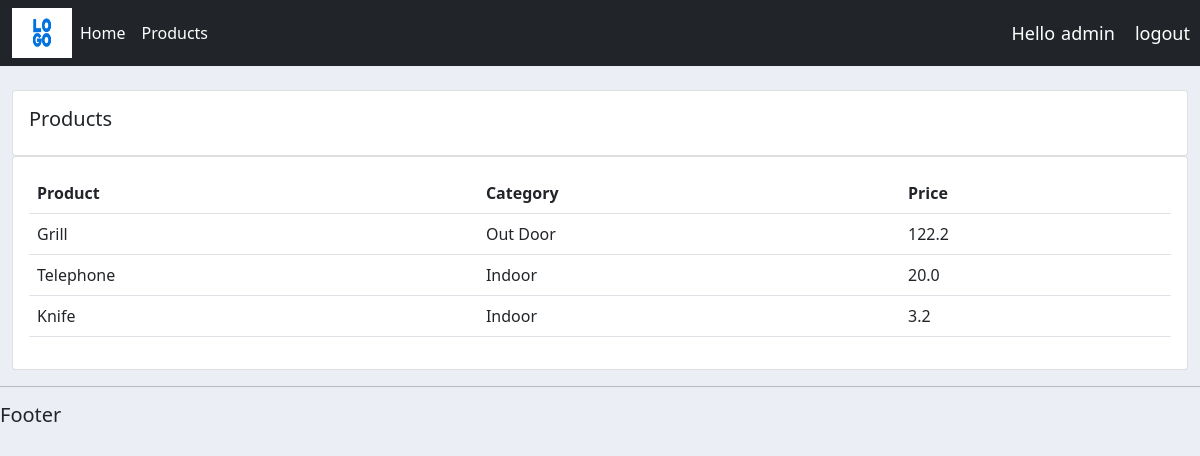
Screenshot of /products/ (signed in) with the database file from the repository.
### customers/models.py (models this page shows, shortened)
class Product(models.Model):
    CATEGORY = (
        ('Indoor', 'Indoor'),
        ('Out Door', 'Out Door')
    )
    name = models.CharField(max_length=250, null=True)
    price = models.FloatField(null=True)
    category = models.CharField(max_length=8, null=True, choices=CATEGORY)
    description = models.CharField(max_length=250, null=True, blank=True)
    date_crated = models.DateTimeField(auto_now_add=True)
    tag = models.ManyToManyField(Tag)

### customers/decorators.py (the view)
        def wrapper(request, *args, **kwargs):
            user_role = request.user.groups.all()[0].name
            role = user_role
            if role in allowed_user:
                return view(request, *args, **kwargs)
            else:
                return HttpResponse('You don`t have credentials to view this page')

### customers/views.py (called while the page is built)
@login_required(login_url=reverse_lazy('login'))
@allowed_role(allowed_user=['admin'])
def product(request):
    products = Product.objects.all()
    return render(request, 'customers/products.html', {'products': products})

### customers/templates/customers/products.html
{% extends 'base.html' %}
{% block content %}
    <br>
        <div class="row">
            <div class="lom-md">
                <div class="card card-body">
                    <h5>Products</h5>
                </div>
                <div class="card card-body">
                    <table class="table">
                        <tr>
                            <th>Product</th>
                            <th>Category</th>
                            <th>Price</th>
                        </tr>
                        {% for product in products %}
                            <tr>
                                <td>{{ product.name }}</td>
                                <td>{{ product.category }}</td>
                                <td>{{ product.price }}</td>
                            </tr>
                        {% endfor %}
                    </table>
                </div>
            </div>
        </div>
{% endblock %}

### templates/navbar.html (shortened to what this page needs)
{% load static %}
<nav class="navbar navbar-expand-lg navbar-dark bg-dark">
    <div class="container-fluid">
        <img src="{% static 'images/logo.png' %}" width="60" height="50">
        <div class="collapse navbar-collapse" id="navbarNav">
            {% if request.user.is_staff %}
            <ul class="navbar-nav">
                <li class="nav-item">
                    <a class="nav-link active" aria-current="page" href="{% url 'home' %}">Home</a>
                </li>
                <li class="nav-item">
                    <a class="nav-link active" href="{% url 'products' %}">Products</a>
                </li>
                {% else %}
                <li class="nav-item">
                    <a style="color: #fff;" class="nav-link active" href="{% url 'profile' %}">Settings</a>
                </li>
            </ul>
            {% endif %}
        </div>
    </div>
    {% if user.is_authenticated %}
    <span class="logout">Hello</span>
    <span id="logout1">{{request.user.username}}</span>
    <span class="logout"><a href="{% url 'logout' %}">logout</a></span>
    {% else %}
    <span class="logout"><a href="{% url 'login' %}">Login</a></span>
    {% endif %}
</nav>

### static/css/main.css (style rules this page uses)
body { background-color: #ebeff5; }

### templates/navbar.html (style rules this page uses)
.logout { font-size: 18px; padding: 10px; color: #fff; }
.logout a { text-decoration: none; color: #fff; }
#logout1 { font-size: 18px; padding: 10px; margin-left: -14px; color: #fff; }

### rows the page displays
Product: name "Grill", category "Out Door", price "122.2"
Product: name "Telephone", category "Indoor", price "20.0"
Product: name "Knife", category "Indoor", price "3.2"

### other values shown
{{ request.user.username }} "admin"
